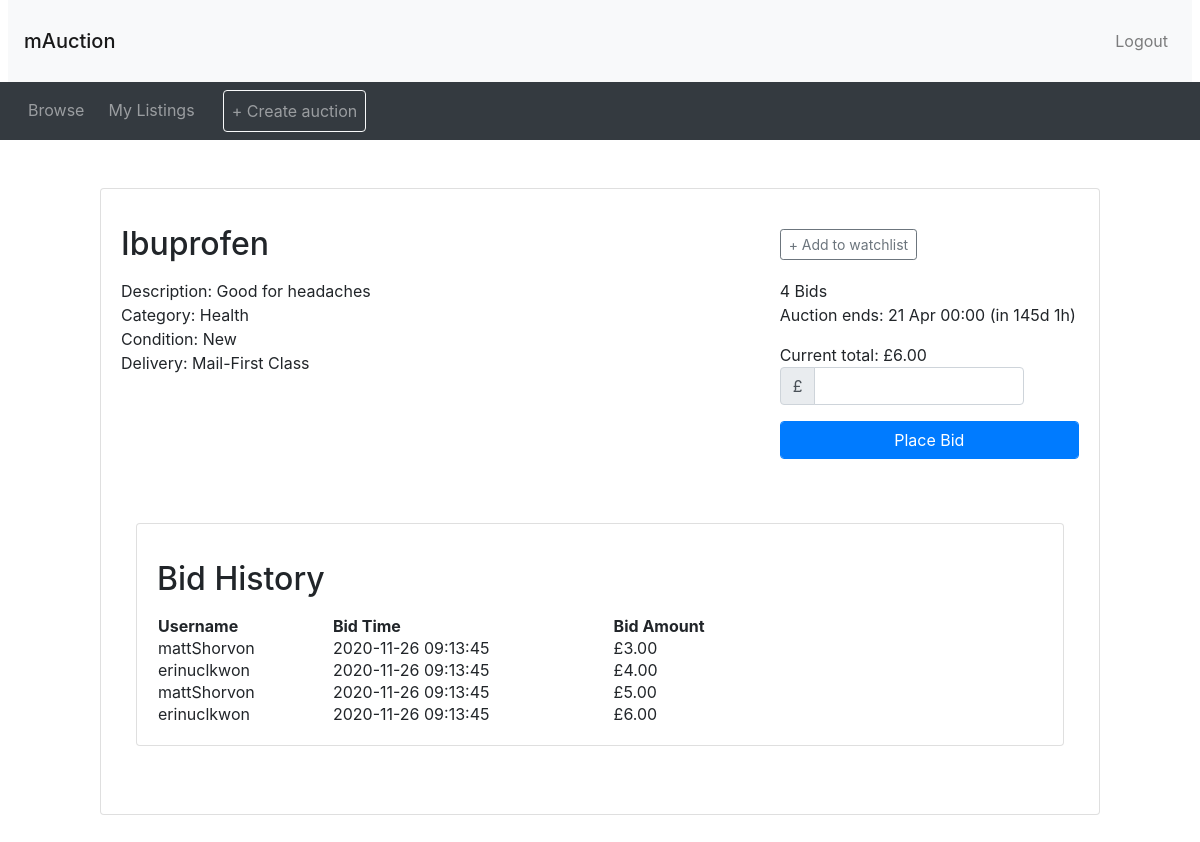
The page /listing.php?item_id=1 (signed in) on the database its author committed.
### tables this page shows
CREATE TABLE Auction (
saleItemID INT NOT NULL AUTO_INCREMENT,
itemName VARCHAR(200) NOT NULL,
userName VARCHAR(45) NOT NULL, 
category VARCHAR(100) NOT NULL,
startPrice DECIMAL NOT NULL,
description VARCHAR(300) NOT NULL, 
reservePrice DECIMAL NULL, 
endDate DATETIME NOT NULL, 
delivery VARCHAR(20) NOT NULL, 
itemCondition VARCHAR(30) NOT NULL, 
PRIMARY KEY (saleItemID));

CREATE TABLE Bid (
bidID INT NOT NULL AUTO_INCREMENT,
userName VARCHAR(45) NOT NULL,
bidTime DATETIME NOT NULL DEFAULT CURRENT_TIMESTAMP,
saleItemID INT NOT NULL,
bidAmount DECIMAL NOT NULL,
PRIMARY KEY (bidID));

### utilities.php (called while the page is built, shortened)
<?php
function display_time_remaining($interval)
{
  if ($interval->days == 0 && $interval->h == 0) {
    $time_remaining = $interval->format('%im %Ss');
  } else if ($interval->days == 0) {
    $time_remaining = $interval->format('%hh %im');
  } else {
    $time_remaining = $interval->format('%ad %hh');
  }
  return $time_remaining;
}
?>

### listing.php (the view, shortened to what this page needs)
<?php include 'connection.php'; ?>
<?php include ("header.php") ?>
<?php require("utilities.php") ?>
<?php
$item_id = $_GET['item_id'];
$query = "SELECT Auction.*, MAX(bidAmount), COUNT(bidID)
	  FROM Auction, Bid where Auction.saleItemID=$item_id and Bid.saleItemID=$item_id";
$result = mysqli_query($connection, $query) or die('Error making select bid and auction query' . mysqli_error($connection));
while ($row = mysqli_fetch_assoc($result)) {
  $item_id = $row['saleItemID'];
  $itemName = $row['itemName'];
  $description = $row['description'];
  $reservePrice = $row['reservePrice'];
  $category = $row['category'];
  $condition = $row['itemCondition'];
  $delivery = $row['delivery'];
  $startPrice = $row['startPrice'];
  $endDate = $row['endDate'];
  $current_price = $row['MAX(bidAmount)'];
  $num_bids = $row['COUNT(bidID)'];
}
$end_time = new DateTime($endDate);
$commission = (0.05 * $current_price);
$finalPrice = ($current_price - $commission);
$now = new DateTime("now");
if ($now < $end_time) {
  $time_to_end = date_diff($now, $end_time);
  $time_remaining = ' (in ' . display_time_remaining($time_to_end) . ')';
}
$has_session = "";
?>
<?php if (isset($_SESSION['logged_in']) && $_SESSION['logged_in'] == true) : ?>
  <?php
  if (isset($_SESSION['logged_in']) && $_SESSION['logged_in'] == true) {
    $watching = false;
    $has_session = true;
  }
  ?>
  <div class="container my-5">
    <div style="max-width: 1000px; margin: 10px auto">
      <div class="card">
        <div class="card-body">
          <div class="row">
            <div class="col-sm-8">
              <h2 class="my-3"><?php echo ($itemName); ?></h2>
            </div>
            <div class="col-sm-4 align-self-center">
              <?php
              if ($now < $end_time) :
              ?>
                <div id="watch_nowatch" <?php if ($has_session && $watching) echo ('style="display: none"'); ?>>
                  <button type="button" class="btn btn-outline-secondary btn-sm" onclick="addToWatchlist()">+ Add to watchlist</button>
                </div>
              <?php endif ?>
            </div>
          </div>
          <div class="row">
            <div class="col-sm-8">
              <div class="itemDescription">
                Description: <?php echo ($description); ?>
              </div>
              <div class="itemcategory">
                Category: <?php echo ($category); ?>
              </div>
              <div class="itemcondition">
                Condition: <?php echo ($condition); ?>
              </div>
              <div class="itemdelivery">
                Delivery: <?php echo ($delivery); ?>
              </div>
            </div>
            <div class="col-sm-4">
              <?php if ($num_bids == 1) {
                echo $num_bids, ' Bid';
              } else {
                echo $num_bids, ' Bids';
              } ?>
              <p>
                <?php if ($now > $end_time) : ?>
                  This auction ended on: <?php echo (date_format($end_time, 'j M H:i')) ?></p>
              <div>
                <?php if ($current_price < $reservePrice || $current_price == 0) {  ?>
                  This item was not sold
                <?php } else { ?>
                  The winning bid was: £<?php echo number_format($current_price, 2) ?>
                  <div>
                    We take 0.05% commission, which works out to £<?php echo number_format($commission, 2) ?> on this item
                    <div>
                      So, the seller receives: £<?php echo number_format($finalPrice, 2) ?>
                    <?php }
                    ?>
                    </div>
                  <?php else : ?>
                    Auction ends: <?php echo (date_format($end_time, 'j M H:i') . $time_remaining) ?>
                    <div>
                      <?php if ($current_price != 0) { ?>
                        Current total: £<?php echo number_format($current_price, 2) ?>
                      <?php } else { ?>
                        The start price is: £<?php echo number_format($startPrice, 2) ?>
                      <?php }
                      ?>
                    </div>
                    <form method="POST" action="place_bid_result.php?item_id=<?= $item_id ?>&startPrice=<?= $startPrice?>">
                      <div class="form-group row">
                        <div class="col-sm-10">
                          <div class="input-group">
                            <div class="input-group-prepend">
                              <span class="input-group-text">£</span>
                            </div>
                            <input type="number" class="form-control" name="bidAmount" id="bidAmount">
                          </div>
                        </div>
                      </div>
                      <button type="submit" name="submit" class="btn btn-primary form-control">Place Bid</button>
                    </form>
                  <?php endif ?>
                <?php endif ?>
                  </div>
              </div>
              <?php include_once("footer.php") ?>
              <?php if ($now < $end_time) : ?>
                <div class="container my-5">
                  <div style="max-width: 1000px; margin: 10px auto">
                    <div class="card">
                      <div class="card-body">
                        <div class="bidhistory">
                          <div class="row">
                            <div class="col-sm-8">
                              <h2 class="my-3">Bid History</h2>
                            </div>
                          </div>
                          <?php
                          $query = "SELECT * FROM Bid WHERE saleItemID=$item_id";
                          $result = mysqli_query($connection, $query) or die('Error making select users query' . mysqli_error($connection));
                          echo '<table style="width:70%">
      <th>Username</th>
      <th>Bid Time</th>
      <th>Bid Amount</th>';
                          while ($row = mysqli_fetch_assoc($result)) {
                            $userName = $row["userName"];
                            $bidTime = $row["bidTime"];
                            $bidAmount = $row["bidAmount"];
                            echo '<tr>
        <td>' . $userName . ' </td>
        <td>' . $bidTime . ' </td>
        <td>£' . number_format($bidAmount, 2) . ' </td>
        </tr>';
                          }
                          ?>
                        </div>
                      </div>
                    </div>
                  </div>
                </div>
              <?php endif; ?>

### rows shown on the page
auction: itemName "Ibuprofen", description "Good for headaches", category "Health", itemCondition "New", delivery "Mail-First Class", endDate "21 Apr 00:00", endDate "(in 145d 1h)"
bid: userName "mattShorvon", bidTime "2020-11-26 09:13:45", bidAmount "3.00"
bid: userName "erinuclkwon", bidTime "2020-11-26 09:13:45", bidAmount "4.00"
bid: userName "mattShorvon", bidTime "2020-11-26 09:13:45", bidAmount "5.00"
bid: userName "erinuclkwon", bidTime "2020-11-26 09:13:45", bidAmount "6.00"

### other values the page prints
$num_bids "4"
$current_price "6.00"
